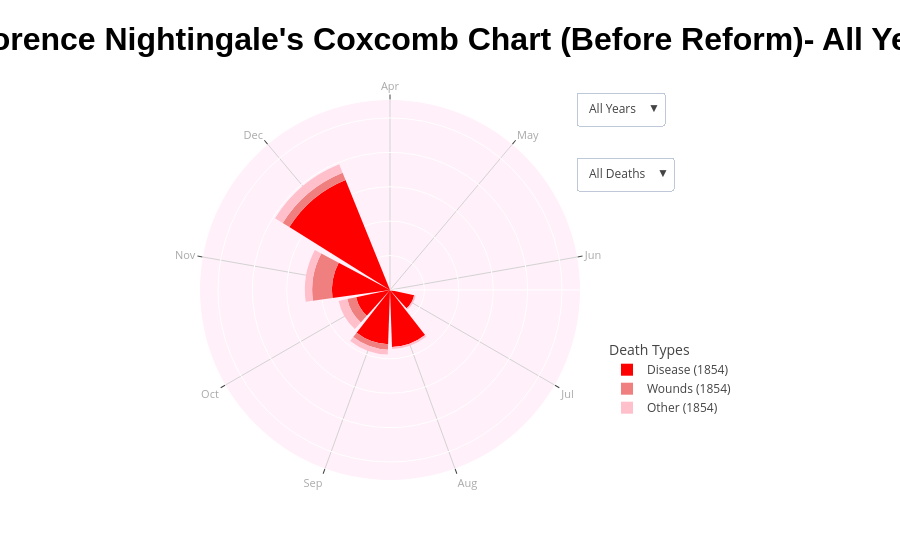

Source (notebook cell):
### Code cell
# --- Import Libraries ---
import pandas as pd
import plotly.graph_objects as go
import plotly.express as px
import os

# --- Read Data ---
dfNightingale = pd.read_csv(
    'C:\\Users\\afeen\\Documents\\MBAI\\Business Analytics\\FlaskProjects\\Data Visualization and Storytelling\\Assignment2\\data\\gabby_nightingale.csv'
)

# --- Data Preparation ---
dfNightingale['Date'] = pd.to_datetime(dfNightingale['Date'])
df = dfNightingale[dfNightingale['Date'] < '1855-04-01'].copy()

# Sort data by Year and Month
months_order = ['Apr', 'May', 'Jun', 'Jul', 'Aug', 'Sep', 'Oct', 'Nov', 'Dec', 'Jan', 'Feb', 'Mar']
df['Month'] = pd.Categorical(df['Month'].astype(str), categories=months_order, ordered=True)
df = df.sort_values(['Year', 'Month']).reset_index(drop=True)

# --- Setup variables ---
yearsFromDf = df['Year'].unique().tolist()
deathTypes = ['Disease', 'Wounds', 'Other']
colours = {'Disease': 'red', 'Wounds': 'lightcoral', 'Other': 'pink'}
maxValue = df[deathTypes].max().max()

# --- Create Coxcomb Chart ---
fig = go.Figure()
for year in yearsFromDf:
    dfYear = df[df['Year'] == year]
    for death_type in deathTypes:
        fig.add_trace(go.Barpolar(
            r=dfYear[death_type],
            theta=dfYear['Month'],
            name=f'{death_type} ({year})',
            marker_color=colours[death_type],
                    hovertemplate=f"<b>{death_type} Deaths</b><br>" +
                    "Month: %{theta}<br>" +
                    "Deaths: %{r}<br>" +
                    "<i>Click for line image</i><extra></extra>",
            visible=True if year == yearsFromDf[0] else False
        ))

# --- Function to create visibility ---
def createVisibility(selected_year, selected_death_type):
    visibility = []
    for year in yearsFromDf:
        for death_type in deathTypes:
            if selected_year == "All Years" and selected_death_type == "All Deaths":
                visibility.append(True)
            elif selected_year == "All Years":
                visibility.append(death_type == selected_death_type)
            elif selected_death_type == "All Deaths":
                visibility.append(year == int(selected_year))
            else:
                visibility.append(year == int(selected_year) and death_type == selected_death_type)
    return visibility

# Create dropdown buttons with dynamic title updates: This is not working on the Flask server but works in Jupyter Notebook
yearDropdown = []
for y in ["All Years"] + [str(y) for y in yearsFromDf]:
    args = [{"visible": createVisibility(y, "All Deaths")}, 
            {"title": f"<b>Redesign of Florence Nightingale's Coxcomb Chart (Before Reform)- {y}, All Deaths</b>"}]
    yearDropdown.append({"label": y, "method": "update", "args": args})

deathDropdown = []
for dt in ["All Deaths"] + deathTypes:
    args = [{"visible": createVisibility(str(yearsFromDf[0]), dt)}, 
            {"title": f"<b>Redesign of Florence Nightingale's Coxcomb Chart (Before Reform) - {yearsFromDf[0]}, {dt}</b>"}]
    deathDropdown.append({"label": dt, "method": "update", "args": args})

# --- Layout ---
fig.update_layout(
    updatemenus=[
        {"buttons": yearDropdown, "direction": "down", "showactive": True,
         "x": 0.80, "xanchor": "left", "y": 1.02, "yanchor": "top"},
        {"buttons": deathDropdown, "direction": "down", "showactive": True,
         "x": 0.80, "xanchor": "left", "y": 0.85, "yanchor": "top"}
    ],
    title={
        'text': f"<b>Redesign of Florence Nightingale's Coxcomb Chart (Before Reform)- All Years, All Deaths</b>",
        'font': {'size': 32, 'color': 'black', 'family': 'Arial'},
        'x': 0.5,
        'xanchor': 'center'
    },
    template=None,
    polar=dict(
        bgcolor="rgb(255,240,249)",
        radialaxis=dict(
            range=[0, maxValue],
            showticklabels=False,
            showline=True,
            linewidth=1,
            linecolor="white",
            gridcolor="white",
            ticks=''
        ),
        angularaxis=dict(
            direction='clockwise',
            linewidth=1,
            showline=False,
            linecolor='red',
            gridcolor='lightgrey',
            tickfont=dict(size=11, color='darkgrey')
        )
    ),
    legend=dict(title={"text": "Death Types"}, x=0.85, y=0.15, xanchor="left", yanchor="bottom"),
    margin=dict(r=200)
)

fig.show()

# --- Save HTML with interactive JS ---
html_str = fig.to_html(include_plotlyjs='cdn', full_html=True)

interactive_script = f"""
<script>
const MAX_X = {maxValue};

function attachClickHandler() {{
    const plot = document.getElementsByClassName('plotly-graph-div')[0];
    if (!plot) {{ setTimeout(attachClickHandler, 100); return; }}

    plot.on('plotly_click', function(data) {{
        const point = data.points[0];
        const month = point.theta.trim();
        const year = (point.data.name.match(/\\d{{4}}/) || ['Unknown'])[0];
        const deathType = point.data.name.split(' ')[0];

        fetch(`/get_dots/${{deathType}}/${{month}}/${{year}}`)
        .then(resp => resp.json())
        .then(dots => renderDotsLine(deathType, month, year, dots))
        .catch(err => console.error(err));
    }});
}}

function renderDotsLine(deathType, month, year, dots) {{
    let div = document.getElementById('dots-chart');
    if (!div) {{
        div = document.createElement('div');
        div.id = 'dots-chart';
        div.style.marginTop = '40px';
        document.body.appendChild(div);
    }}

    if (!dots.length) {{
        Plotly.purge('dots-chart');
        div.innerHTML = '<p>No data available.</p>';
        return;
    }}

    const trace = {{
        x: dots.map((d,i) => i+1),
        y: dots.map(() => 0),
        mode: 'markers',
        marker: {{color: 'red', size: 10, symbol: 'circle'}},
        type: 'scatter'
    }};

    const layout = {{
        title: `${{deathType}} Deaths in ${{month}} ${{year}}`,
        xaxis: {{title: 'Deaths', range: [0, MAX_X], showgrid: true, zeroline: false}},
        yaxis: {{visible: false}},
        margin: {{t:50, l:40, r:30, b:40}},
        height: 250,
        plot_bgcolor: 'white',
        paper_bgcolor: 'white'
    }};

    Plotly.newPlot('dots-chart', [trace], layout);
}}

document.addEventListener("DOMContentLoaded", attachClickHandler);
</script>
"""

final_html = html_str.replace("</body>", f"{interactive_script}</body>")

output_path = "C:\\Users\\afeen\\Documents\\MBAI\\Business Analytics\\FlaskProjects\\Data Visualization and Storytelling\\Assignment2\\templates\\nightingale_chart.html"
with open(output_path, "w", encoding="utf-8") as f:
    f.write(final_html)

print(f"✅ HTML with interactivity saved to: {output_path}")

### Figure 1 — Plotly figure (JSON) as saved in the notebook; plotly's stock layout.template omitted (floating-point values rounded to 4 significant figures)
{"data": [{"hovertemplate": "<b>Disease Deaths</b><br>Month: %{theta}<br>Deaths: %{r}<br><i>Click for line image</i><extra></extra>", "marker": {"color": "red"}, "name": "Disease (1854)", "r": [1, 12, 11, 359, 828, 788, 503, 844, 1725], "theta": ["Apr", "May", "Jun", "Jul", "Aug", "Sep", "Oct", "Nov", "Dec"], "type": "barpolar", "visible": true}, {"hovertemplate": "<b>Wounds Deaths</b><br>Month: %{theta}<br>Deaths: %{r}<br><i>Click for line image</i><extra></extra>", "marker": {"color": "lightcoral"}, "name": "Wounds (1854)", "r": [0, 0, 0, 0, 1, 81, 132, 287, 114], "theta": ["Apr", "May", "Jun", "Jul", "Aug", "Sep", "Oct", "Nov", "Dec"], "type": "barpolar", "visible": true}, {"hovertemplate": "<b>Other Deaths</b><br>Month: %{theta}<br>Deaths: %{r}<br><i>Click for line image</i><extra></extra>", "marker": {"color": "pink"}, "name": "Other (1854)", "r": [5, 9, 6, 23, 30, 70, 128, 106, 131], "theta": ["Apr", "May", "Jun", "Jul", "Aug", "Sep", "Oct", "Nov", "Dec"], "type": "barpolar", "visible": true}, {"hovertemplate": "<b>Disease Deaths</b><br>Month: %{theta}<br>Deaths: %{r}<br><i>Click for line image</i><extra></extra>", "marker": {"color": "red"}, "name": "Disease (1855)", "r": [2761, 2120, 1205], "theta": ["Jan", "Feb", "Mar"], "type": "barpolar", "visible": false}, {"hovertemplate": "<b>Wounds Deaths</b><br>Month: %{theta}<br>Deaths: %{r}<br><i>Click for line image</i><extra></extra>", "marker": {"color": "lightcoral"}, "name": "Wounds (1855)", "r": [83, 42, 32], "theta": ["Jan", "Feb", "Mar"], "type": "barpolar", "visible": false}, {"hovertemplate": "<b>Other Deaths</b><br>Month: %{theta}<br>Deaths: %{r}<br><i>Click for line image</i><extra></extra>", "marker": {"color": "pink"}, "name": "Other (1855)", "r": [324, 361, 172], "theta": ["Jan", "Feb", "Mar"], "type": "barpolar", "visible": false}], "layout": {"legend": {"title": {"text": "Death Types"}, "x": 0.85, "xanchor": "left", "y": 0.15, "yanchor": "bottom"}, "margin": {"r": 200}, "polar": {"angularaxis": {"direction": "clockwise", "gridcolor": "lightgrey", "linecolor": "red", "linewidth": 1, "showline": false, "tickfont": {"color": "darkgrey", "size": 11}}, "bgcolor": "rgb(255,240,249)", "radialaxis": {"gridcolor": "white", "linecolor": "white", "linewidth": 1, "range": [0, 2761], "showline": true, "showticklabels": false, "ticks": ""}}, "title": {"font": {"color": "black", "family": "Arial", "size": 32}, "text": "<b>Redesign of Florence Nightingale's Coxcomb Chart (Before Reform)- All Years, All Deaths</b>", "x": 0.5, "xanchor": "center"}, "updatemenus": [{"buttons": [{"args": [{"visible": [true, true, true, true, true, true]}, {"title": "<b>Redesign of Florence Nightingale's Coxcomb Chart (Before Reform)- All Years, All Deaths</b>"}], "label": "All Years", "method": "update"}, {"args": [{"visible": [true, true, true, false, false, false]}, {"title": "<b>Redesign of Florence Nightingale's Coxcomb Chart (Before Reform)- 1854, All Deaths</b>"}], "label": "1854", "method": "update"}, {"args": [{"visible": [false, false, false, true, true, true]}, {"title": "<b>Redesign of Florence Nightingale's Coxcomb Chart (Before Reform)- 1855, All Deaths</b>"}], "label": "1855", "method": "update"}], "direction": "down", "showactive": true, "x": 0.8, "xanchor": "left", "y": 1.02, "yanchor": "top"}, {"buttons": [{"args": [{"visible": [true, true, true, false, false, false]}, {"title": "<b>Redesign of Florence Nightingale's Coxcomb Chart (Before Reform) - 1854, All Deaths</b>"}], "label": "All Deaths", "method": "update"}, {"args": [{"visible": [true, false, false, false, false, false]}, {"title": "<b>Redesign of Florence Nightingale's Coxcomb Chart (Before Reform) - 1854, Disease</b>"}], "label": "Disease", "method": "update"}, {"args": [{"visible": [false, true, false, false, false, false]}, {"title": "<b>Redesign of Florence Nightingale's Coxcomb Chart (Before Reform) - 1854, Wounds</b>"}], "label": "Wounds", "method": "update"}, {"args": [{"visible": [false, false, true, false, false, false]}, {"title": "<b>Redesign of Florence Nightingale's Coxcomb Chart (Before Reform) - 1854, Other</b>"}], "label": "Other", "method": "update"}], "direction": "down", "showactive": true, "x": 0.8, "xanchor": "left", "y": 0.85, "yanchor": "top"}]}}
